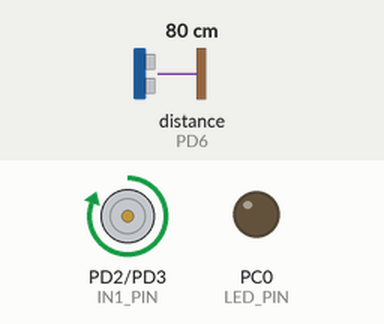
Simulated run of this program. Board: ATmega328P, built with avr-gcc and emulated at 16 MHz. Shown: motor-driver pin pairs drawn as motors (green arrow = first pin HIGH = forward, orange = second pin HIGH = backward, longer = more drive), output pins drawn as LEDs (lit = HIGH). Wiring (inferred from the names in the program): ultrasonic range finder: trigger PD5; echo PD6. Inputs (shaded band) come from the test bench; at power-on: distance to the obstacle (sensor on PD6) 80 cm. The echo pulse lasts 58.3 µs per cm; pins used as bus, display or sensor lines are not drawn.

Above: at 1.2 s.
1.3 s: distance to the obstacle (sensor on PD6) set to 58 cm
2.8 s: distance to the obstacle (sensor on PD6) set to 48 cm
At 4.0 s:
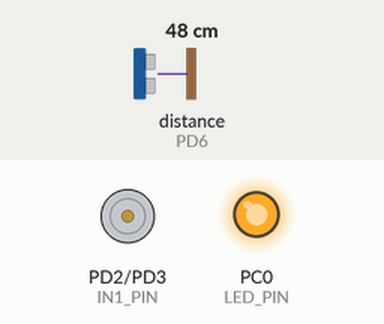
4.3 s: distance to the obstacle (sensor on PD6) set to 6 cm
5.8 s: distance to the obstacle (sensor on PD6) set to 3 cm
At 6.3 s:
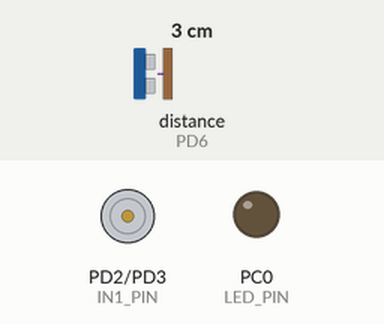
7.3 s: distance to the obstacle (sensor on PD6) set to 9 cm
At 7.8 s:
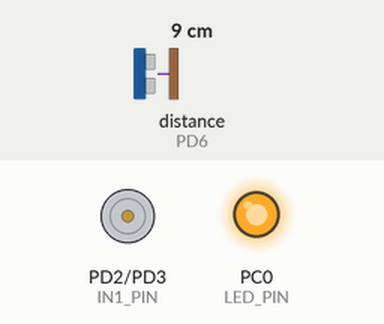
8.8 s: distance to the obstacle (sensor on PD6) set to 2 cm
At 9.4 s:
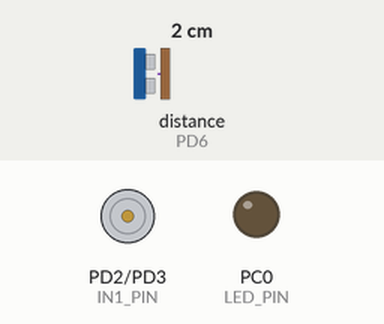
Timing chart, 0 to 11.3 s (numbered marks = the images above; inputs shaded):
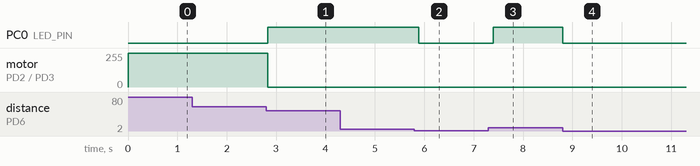

The program:

main.c
```c
/*
 * Ultrasonico.c
 *
 * Created: 5/8/2026 17:38:47
 * Author : crist
 */
#define F_CPU 16000000UL
#include <avr/io.h>
#include <util/delay.h>
#include <avr/interrupt.h>
#include <stdint.h>
#include "Ultrasonico/Ultrasonico.h"
#include "I2C/I2C.h"

#define IN1_DDR   DDRD
#define IN1_PORT  PORTD
#define IN1_PIN   PD2

#define IN2_DDR   DDRD
#define IN2_PORT  PORTD
#define IN2_PIN   PD3

#define LED_DDR   DDRC
#define LED_PORT  PORTC
#define LED_PIN   PC0

// Variables globales de I2C.c
extern volatile uint8_t I2C_SlaveData;
extern volatile uint8_t I2C_LastReceived;

// Marca de comando procesado
#define SIN_COMANDO 0xFF

// Modo de operación del motor
static uint8_t modo_manual = 0;   // 0 = automático, 1 = manual
static uint8_t estado_manual = 0; // 0 = apagado, 1 = encendido (solo aplica si modo_manual=1)

// Inicialización de pines
static inline void motor_init(void) {
	IN1_DDR |= (1 << IN1_PIN);
	IN2_DDR |= (1 << IN2_PIN);
}
static inline void motor_forward(void) {
	IN1_PORT |= (1 << IN1_PIN);
	IN2_PORT &= ~(1 << IN2_PIN);
}
static inline void motor_stop(void) {
	IN1_PORT &= ~(1 << IN1_PIN);
	IN2_PORT &= ~(1 << IN2_PIN);
}
static inline void led_init(void) { LED_DDR |= (1 << LED_PIN); }
static inline void led_on(void)   { LED_PORT |= (1 << LED_PIN); }
static inline void led_off(void)  { LED_PORT &= ~(1 << LED_PIN); }

// Procesa comandos entrantes desde el maestro
static void procesar_comando_entrante(void) {
	uint8_t cmd = I2C_LastReceived;
	if (cmd == SIN_COMANDO) return; // no hay nada nuevo

	if (cmd == 0) {
		modo_manual = 1;
		estado_manual = 0;
		} else if (cmd == 1) {
		modo_manual = 1;
		estado_manual = 1;
		} else if (cmd == 2) {
		modo_manual = 0; // vuelve a automático
	}

	I2C_LastReceived = SIN_COMANDO; // marcar como procesado
}

int main(void) {
	motor_init();
	led_init();

	// Inicializa esclavo I2C en dirección 0x40
	I2C_Slave_Init(0x40);
	I2C_LastReceived = SIN_COMANDO;

	while (1) {
		procesar_comando_entrante();

		if (modo_manual) {
			// ---------- MODO MANUAL ----------
			if (estado_manual) {
				motor_forward();
				led_on();
				} else {
				motor_stop();
				led_off();
			}
			_delay_ms(100);
			} else {
			// ---------- MODO AUTOMÁTICO ----------
			cli();
			int16_t d = ultrasonic_read_cm_blocking();
			sei();

			if (d > 0 && d > 27) {
				motor_forward(); // sigue subiendo
				led_off();
				} else if (d > 14 && d <= 27) {
				motor_stop();    // piso 1 alcanzado
				led_on();
				I2C_SlaveData = (uint8_t)d;
				} else if (d > 1 && d <= 14) {
				motor_stop();    // piso 2 alcanzado
				led_on();
				I2C_SlaveData = (uint8_t)d;
				} else if (d > 0 && d <= 1) {
				motor_stop();    // piso 3 alcanzado
				led_on();
				I2C_SlaveData = (uint8_t)d;
				} else {
				motor_stop();    // error de lectura
				led_off();
				I2C_SlaveData = 0;
			}

			_delay_ms(100);
		}
	}
}
```

I2C.c
```c
/*
 * I2C.c
 *
 * Created: 5/8/2026 17:41:14
 *  Author: crist
 */
#include "I2C.h"
#include <avr/interrupt.h>

// ============================================
// Variables globales para modo esclavo
// ============================================
volatile uint8_t I2C_SlaveData    = 0;  // Dato que enviaremos al maestro (SLA+R)
volatile uint8_t I2C_LastReceived = 0;  // Último dato recibido del maestro (SLA+W)

// --------------------------------------------
// Utilidades internas
// --------------------------------------------
static inline void i2c_set_prescaler(uint8_t prescaler_factor)
{
	// Prescaler válido: 1,4,16,64 -> TWSR bits TWPS1:0 = 00,01,10,11
	switch (prescaler_factor) {
		case 1:   TWSR &= ~((1<<TWPS1) | (1<<TWPS0)); break;                // 00
		case 4:   TWSR =  (TWSR & ~((1<<TWPS1)|(1<<TWPS0))) | (1<<TWPS0); break; // 01
		case 16:  TWSR =  (TWSR & ~((1<<TWPS1)|(1<<TWPS0))) | (1<<TWPS1); break; // 10
		case 64:  TWSR |=  (1<<TWPS1) | (1<<TWPS0); break;                       // 11
		default:  // por seguridad, 1
		TWSR &= ~((1<<TWPS1) | (1<<TWPS0));
		break;
	}
}

static inline uint8_t i2c_status(void)
{
	return (TWSR & 0xF8);
}

// ============================================
// Implementación MODO MAESTRO
// ============================================
void I2C_Master_Init(unsigned long SCL_CLOCK, uint8_t Prescaler)
{
	// Prescaler
	i2c_set_prescaler(Prescaler);

	// TWBR = ((F_CPU / SCL) - 16) / (2 * Prescaler)
	unsigned long denom = (unsigned long)(2UL * Prescaler);
	unsigned long twbr_calc = 0;
	if (SCL_CLOCK > 0 && denom > 0) {
		unsigned long temp = (F_CPU / SCL_CLOCK);
		if (temp > 16UL) {
			twbr_calc = (temp - 16UL) / denom;
			} else {
			twbr_calc = 0; // SCL muy alto; fuerza TWBR mínimo
		}
	}
	if (twbr_calc > 255UL) twbr_calc = 255UL;
	TWBR = (uint8_t)twbr_calc;

	// Habilitar TWI
	TWCR = (1<<TWEN);
}

void I2C_Master_Start(void)
{
	// Enviar condición START
	TWCR = (1<<TWINT) | (1<<TWSTA) | (1<<TWEN);
	// Esperar a que se complete
	while (!(TWCR & (1<<TWINT)));
	// Status esperado: 0x08 (START) o 0x10 (repeated START)
	// (No forzamos error si no coincide; el usuario puede revisar con i2c_status() si desea)
}

void I2C_Master_Stop(void)
{
	// Enviar condición STOP
	TWCR = (1<<TWINT) | (1<<TWEN) | (1<<TWSTO);
	// No se espera TWINT aquí; STOP libera el bus
}

uint8_t I2C_Master_Write(uint8_t dato)
{
	TWDR = dato;
	TWCR = (1<<TWINT) | (1<<TWEN);  // escribir dato y esperar
	while (!(TWCR & (1<<TWINT)));

	// Comprobar ACK del esclavo
	// - Si se envió SLA+W y hubo ACK -> 0x18
	// - Si se envió DATO y hubo ACK  -> 0x28
	// En general, si no hay ACK es 0x20/0x30
	uint8_t st = i2c_status();
	if (st == 0x18 || st == 0x28) {
		return 0; // OK (ACK)
		} else {
		return 1; // NACK u otro estado
	}
}

uint8_t I2C_Master_Read(uint8_t *buffer, uint8_t ack)
{
	if (ack) {
		// Leer y responder con ACK (seguir leyendo)
		TWCR = (1<<TWINT) | (1<<TWEN) | (1<<TWEA);
		} else {
		// Leer y responder con NACK (último byte)
		TWCR = (1<<TWINT) | (1<<TWEN);
	}
	while (!(TWCR & (1<<TWINT)));

	*buffer = TWDR;

	// Estados de recepción:
	// 0x50 -> dato recibido y ACK retornado
	// 0x58 -> dato recibido y NACK retornado
	uint8_t st = i2c_status();
	if (st == 0x50 || st == 0x58) return 0;
	return 1;
}

// ============================================
// Implementación MODO ESCLAVO
// ============================================
void I2C_Slave_Init(uint8_t address)
{
	// Dirección de esclavo (7 bits) en TWAR
	TWAR = (address << 1);

	// Habilitar TWI con ACK y su interrupción
	TWCR = (1<<TWEN) | (1<<TWEA) | (1<<TWIE);

	// Valor por defecto del dato a enviar
	I2C_SlaveData    = 0;
	I2C_LastReceived = 0;

	// Habilitar interrupciones globales
	sei();
}

// ISR de TWI para manejar eventos como esclavo
ISR(TWI_vect)
{
	switch (i2c_status())
	{
		// ---------- SLA+W recibido, ACK ----------
		case 0x60:  // Own SLA+W received; ACK returned
		case 0x68:  // Arbitration lost; own SLA+W received; ACK returned
		case 0x70:  // General call received; ACK returned
		case 0x78:  // Arbitration lost; general call received; ACK returned
		// Preparar a recibir datos del maestro
		TWCR = (1<<TWINT) | (1<<TWEN) | (1<<TWEA) | (1<<TWIE);
		break;

		// ---------- Dato recibido (SLA+W), ACK ----------
		case 0x80:  // Data received; ACK returned (addressed)
		case 0x90:  // Data received; ACK returned (general call)
		I2C_LastReceived = TWDR; // Guardar lo que el maestro envió
		// Seguir aceptando más datos
		TWCR = (1<<TWINT) | (1<<TWEN) | (1<<TWEA) | (1<<TWIE);
		break;

		// ---------- SLA+R recibido, ACK ----------
		case 0xA8:  // Own SLA+R received; ACK returned
		case 0xB0:  // Arbitration lost; own SLA+R received; ACK returned
		TWDR = I2C_SlaveData;  // Cargar el dato a enviar
		// Enviar dato y seguir preparado
		TWCR = (1<<TWINT) | (1<<TWEN) | (1<<TWEA) | (1<<TWIE);
		break;

		// ---------- Dato transmitido, maestro ACK ----------
		case 0xB8:  // Data transmitted; ACK received
		// Puedes mantener el mismo dato, o actualizarlo aquí si quieres streaming
		TWDR = I2C_SlaveData;
		TWCR = (1<<TWINT) | (1<<TWEN) | (1<<TWEA) | (1<<TWIE);
		break;

		// ---------- Dato transmitido, maestro NACK ----------
		case 0xC0:  // Data transmitted; NACK received
		case 0xC8:  // Last data transmitted; ACK received (shouldn't happen often)
		// Listo para próximo ciclo
		TWCR = (1<<TWINT) | (1<<TWEN) | (1<<TWEA) | (1<<TWIE);
		break;

		// ---------- STOP/repeated START recibido ----------
		case 0xA0:  // STOP or repeated START condition received
		// Continuar a la espera de nueva dirección
		TWCR = (1<<TWINT) | (1<<TWEN) | (1<<TWEA) | (1<<TWIE);
		break;

		// ---------- Default: reset flags -}
	}
}
```

I2C.h
```c
/*
 * I2C.h
 *
 * Created: 5/8/2026 17:41:25
 *  Author: crist
 */

#ifndef I2C_H_
#define I2C_H_

#ifndef F_CPU
#define F_CPU 16000000UL
#endif

#include <avr/io.h>   // Puertos del microcontrolador
#include <stdint.h>   // Tipos enteros de anchura fija

//******************************************************************************************************************
// FUNCIONES PARA CONFIGURAR EL MAESTRO
//******************************************************************************************************************

// Inicializar I2C Maestro: SCL_CLOCK en Hz (p.ej. 100000 para 100 kHz), Prescaler = 1,4,16,64
void I2C_Master_Init(unsigned long SCL_CLOCK, uint8_t Prescaler);

// Inicio de comunicación I2C (START)
void I2C_Master_Start(void);

// Parada de la comunicación I2C (STOP)
void I2C_Master_Stop(void);

// Transmisión de datos del maestro al esclavo
// ---> Devuelve 0 si el esclavo ACKea el dato; !=0 si NACK
uint8_t I2C_Master_Write(uint8_t dato);

// Recepción de datos enviados por el esclavo al maestro
// ---> Lee un byte del bus y lo coloca en *buffer
// ---> ack = 1 para responder con ACK (seguir leyendo), ack = 0 para NACK (último byte)
uint8_t I2C_Master_Read(uint8_t *buffer, uint8_t ack);

//******************************************************************************************************************
// FUNCION PARA INICIALIZAR I2C ESCLAVO
//******************************************************************************************************************
void I2C_Slave_Init(uint8_t address);

//******************************************************************************************************************
// Variables útiles para modo esclavo (opcionales)
//******************************************************************************************************************
// - I2C_SlaveData: dato que el maestro leerá del esclavo (SLA+R)
// - I2C_LastReceived: último dato que el esclavo recibió del maestro (SLA+W)
extern volatile uint8_t I2C_SlaveData;
extern volatile uint8_t I2C_LastReceived;

#endif /* I2C_H_ */
```

Ultrasonico.c
```c
/*
 * Ultrasonico.c
 *
 * Created: 5/8/2026 17:42:47
 *  Author: crist
 */
#include <avr/io.h>
#include <util/delay.h>
#include <stdint.h>

/* D5 (PD5) TRIG, D6 (PD6) ECHO */
#define ULTRA_TRIG_DDR   DDRD
#define ULTRA_TRIG_PORT  PORTD
#define ULTRA_TRIG_PIN   PD5

#define ULTRA_ECHO_DDR   DDRD
#define ULTRA_ECHO_PINR  PIND
#define ULTRA_ECHO_PIN   PD6

#define WAIT_RISING_TIMEOUT_US   25000UL
#define MAX_PULSE_US             25000UL
#define MIN_PULSE_US             150UL
#define MIN_CM                   2
#define MAX_CM                   400

int16_t ultrasonic_read_cm_blocking(void)
{
	ULTRA_TRIG_DDR  |=  (1 << ULTRA_TRIG_PIN);
	ULTRA_ECHO_DDR  &= ~(1 << ULTRA_ECHO_PIN);

	ULTRA_TRIG_PORT &= ~(1 << ULTRA_TRIG_PIN);
	_delay_us(5);

	ULTRA_TRIG_PORT |=  (1 << ULTRA_TRIG_PIN);
	_delay_us(10);
	ULTRA_TRIG_PORT &= ~(1 << ULTRA_TRIG_PIN);

	uint32_t guard = 0;
	while ((ULTRA_ECHO_PINR & (1 << ULTRA_ECHO_PIN)) == 0) {
		if (++guard >= WAIT_RISING_TIMEOUT_US) return -1;
		_delay_us(1);
	}

	uint32_t width_us = 0;
	while ((ULTRA_ECHO_PINR & (1 << ULTRA_ECHO_PIN)) != 0) {
		if (++width_us > MAX_PULSE_US) return -1;
		_delay_us(1);
	}

	if (width_us < MIN_PULSE_US) return -1;

	uint32_t cm = width_us / 58UL;
	if (cm < MIN_CM || cm > MAX_CM) return -1;

	return (int16_t)cm;
}
```

Ultrasonico.h
```c
/*
 * Ultrasonico.h
 *
 * Created: 5/8/2026 17:43:05
 *  Author: crist
 */
#ifndef ULTRASONIC_H
#define ULTRASONIC_H

#include <stdint.h>

/* Lectura por polling (no usa timers).
 * Devuelve cm en [2..400] o -1 si no hubo eco válido.
 */
int16_t ultrasonic_read_cm_blocking(void);

#endif
```

Measured:
- the behaviour switches between 54 and 53 cm on distance to the obstacle (sensor on PD6) (found by bisection; images 0 and 1)
- the behaviour switches between 5 and 4 cm on distance to the obstacle (sensor on PD6) (found by bisection; images 1 and 2)
- after the input at 1.3 s, every drawn part: stays the same
- after the input at 2.8 s, PC0 (LED_PIN): LOW → HIGH at once; motor on PD2 (IN1_PIN) / PD3 (IN2_PIN): forward 255/255 → stopped at once
- after the input at 4.3 s, every drawn part: stays the same
- after the input at 5.8 s, PC0 (LED_PIN): HIGH → LOW after 0.08 s
- after the input at 7.3 s, PC0 (LED_PIN): LOW → HIGH after 0.09 s
- after the input at 8.8 s, PC0 (LED_PIN): HIGH → LOW at once
